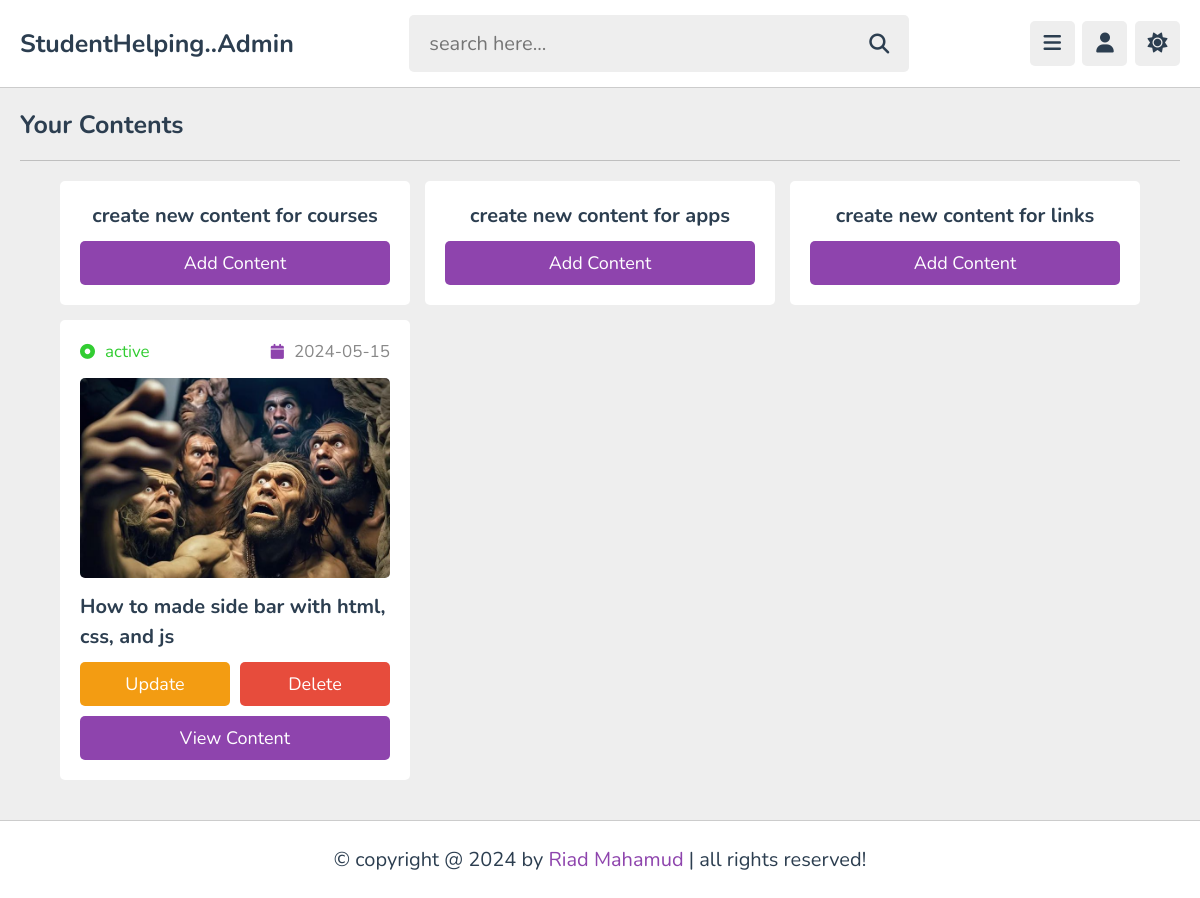
Page /admin/contents.php (signed in) on the committed database.
### tables this page shows
CREATE TABLE `video_upload` (
  `id` varchar(20) NOT NULL,
  `tutor_id` varchar(20) NOT NULL,
  `playlist_id` varchar(20) NOT NULL,
  `title` varchar(100) NOT NULL,
  `description` varchar(1000) NOT NULL,
  `video` varchar(100) NOT NULL,
  `thumb` varchar(100) NOT NULL,
  `date` date NOT NULL DEFAULT current_timestamp(),
  `status` varchar(20) NOT NULL DEFAULT 'deactive'
);

### admin/contents.php (the view, shortened to what this page needs)
<?php
include '../components/connect.php';
if(isset($_COOKIE['tutor_id'])){
   $tutor_id = $_COOKIE['tutor_id'];
}else{
   $tutor_id = '';
   header('location:login.php');
}
?>
<!DOCTYPE html>
<html lang="en">
<head>
   <link rel="stylesheet" href="https://cdnjs.cloudflare.com/ajax/libs/font-awesome/6.2.0/css/all.min.css">
   <link rel="stylesheet" href="../css/admin_style.css">
</head>
<body>
<?php include '../components/admin_header.php'; ?>
<section class="contents">
   <h1 class="heading">your contents</h1>
   <div class="box-container">
   <div class="box" style="text-align: center;">
      <h3 class="title" style="margin-bottom: .5rem;">create new content for courses</h3>
      <a href="add_content.php" class="btn">add content</a>
   </div>
   <div class="box" style="text-align: center;">
      <h3 class="title" style="margin-bottom: .5rem;">create new content for apps</h3>
      <a href="add_app_content.php" class="btn">add content</a>
   </div>
   <div class="box" style="text-align: center;">
      <h3 class="title" style="margin-bottom: .5rem;">create new content for links</h3>
      <a href="add_links_content.php" class="btn">add content</a>
   </div>
   <?php
      $select_videos = $conn->prepare("SELECT * FROM `video_upload` WHERE tutor_id = ? ORDER BY date DESC");
      $select_videos->execute([$tutor_id]);
      if($select_videos->rowCount() > 0){
         while($fecth_videos = $select_videos->fetch(PDO::FETCH_ASSOC)){
            $video_id = $fecth_videos['id'];
   ?>
      <div class="box">
         <div class="flex">
            <div><i class="fas fa-dot-circle" style="<?php if($fecth_videos['status'] == 'active'){echo 'color:limegreen'; }else{echo 'color:red';} ?>"></i><span style="<?php if($fecth_videos['status'] == 'active'){echo 'color:limegreen'; }else{echo 'color:red';} ?>"><?= $fecth_videos['status']; ?></span></div>
            <div><i class="fas fa-calendar"></i><span><?= $fecth_videos['date']; ?></span></div>
         </div>
         <img src="../uploaded_files/video/<?= $fecth_videos['thumb']; ?>" class="thumb" alt="">
         <h3 class="title"><?= $fecth_videos['title']; ?></h3>
         <form action="" method="post" class="flex-btn">
            <a href="update_content.php?get_id=<?= $video_id; ?>" class="option-btn">update</a>
            <input type="submit" value="delete" class="delete-btn" onclick="return confirm('delete this video?');" name="delete_video">
         </form>
         <a href="view_content.php?get_id=<?= $video_id; ?>" class="btn">view content</a>
      </div>
   <?php
         }
      }else{
         echo '<p class="empty">no contents added yet!</p>';
      }
   ?>
   </div>
</section>
<?php include '../components/footer.php'; ?>
</body>
</html>

### css/admin_style.css (style rules this page uses)
:root { --main-color:#8e44ad; --red:#e74c3c; --oragen:#f39c12; --white:#fff; --black:#2c3e50; --light-color:#888; --light-bg:#eee; --border:.1rem solid rgba(0,0,0,.2); }
* { font-family: 'Nunito', sans-serif; margin: 0; padding: 0; box-sizing: border-box; outline: none; border: none; text-decoration: none; }
html { font-size: 62.5%; overflow-x: hidden; }
body { background-color: var(--light-bg); padding-left: 30rem; }
section { padding:2rem; max-width: 1200px; margin: 0 auto; }
.btn, .option-btn, .delete-btn, .inline-btn, .inline-option-btn, .inline-delete-btn { border-radius: .5rem; padding: 1rem 3rem; font-size: 1.8rem; color: #fff; margin-top: 1rem; text-transform: capitalize; cursor: pointer; text-align: center; }
.btn, .option-btn, .delete-btn { display: block; width: 100%; }
.btn, .inline-btn { background-color: var(--main-color); }
.option-btn, .inline-option-btn { background-color: var(--oragen); }
.delete-btn, .inline-delete-btn { background-color: var(--red); }
.flex-btn { display:flex; gap: 1rem; }
.heading { padding-bottom: 1.8rem; border-bottom: var(--border); font-size: 2.5rem; color: var(--black); text-transform: capitalize; margin-bottom: 2rem; }
.contents .box-container { display: grid; grid-template-columns: repeat(auto-fit, 35rem); align-items: flex-start; justify-content: center; gap: 1.5rem; }
.contents .box-container .box { border-radius: .5rem; background-color: var(--white); padding: 2rem; overflow-x: hidden; }
.contents .box-container .box .thumb { height: 20rem; width: 100%; border-radius: .5rem; object-fit: cover; margin: 1rem 0; }
.contents .box-container .box .flex { display: flex; align-items: center; justify-content: space-between; gap: 1.5rem; margin-bottom: .5rem; }
.contents .box-container .box .flex i { font-size: 1.5rem; color: var(--main-color); margin-right: 1rem; }
.contents .box-container .box .flex span { color: var(--light-color); font-size: 1.7rem; }
.contents .box-container .box .title { font-size: 2rem; color: var(--black); line-height: 1.5; text-overflow: ellipsis; overflow-x: hidden; }
@media (max-width:1200px) { body { padding-left: 0; } }

### rows in the picture
video_upload: status "active", date "2024-05-15", thumb (picture), title "How to made side bar with html, css, and js"
